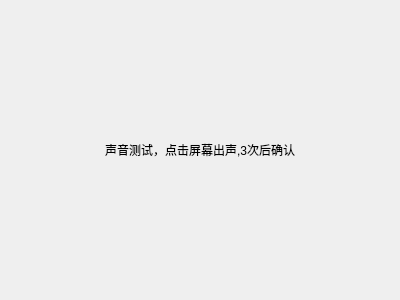
<?xml version="1.0" encoding="UTF-8"?>
<ui version="4.0">
 <class>TestSoundPage</class>
 <widget class="QWidget" name="TestSoundPage">
  <property name="geometry">
   <rect>
    <x>0</x>
    <y>0</y>
    <width>400</width>
    <height>300</height>
   </rect>
  </property>
  <property name="windowTitle">
   <string>Form</string>
  </property>
  <layout class="QVBoxLayout" name="verticalLayout">
   <property name="spacing">
    <number>0</number>
   </property>
   <property name="margin">
    <number>0</number>
   </property>
   <item>
    <widget class="QPushButton" name="soundButton">
     <property name="sizePolicy">
      <sizepolicy hsizetype="Expanding" vsizetype="Expanding">
       <horstretch>0</horstretch>
       <verstretch>0</verstretch>
      </sizepolicy>
     </property>
     <property name="palette">
      <palette>
       <active>
        <colorrole role="Button">
         <brush brushstyle="SolidPattern">
          <color alpha="255">
           <red>255</red>
           <green>255</green>
           <blue>255</blue>
          </color>
         </brush>
        </colorrole>
        <colorrole role="Shadow">
         <brush brushstyle="SolidPattern">
          <color alpha="255">
           <red>255</red>
           <green>255</green>
           <blue>255</blue>
          </color>
         </brush>
        </colorrole>
        <colorrole role="Highlight">
         <brush brushstyle="SolidPattern">
          <color alpha="255">
           <red>255</red>
           <green>255</green>
           <blue>255</blue>
          </color>
         </brush>
        </colorrole>
       </active>
       <inactive>
        <colorrole role="Button">
         <brush brushstyle="SolidPattern">
          <color alpha="255">
           <red>255</red>
           <green>255</green>
           <blue>255</blue>
          </color>
         </brush>
        </colorrole>
        <colorrole role="Shadow">
         <brush brushstyle="SolidPattern">
          <color alpha="255">
           <red>255</red>
           <green>255</green>
           <blue>255</blue>
          </color>
         </brush>
        </colorrole>
        <colorrole role="Highlight">
         <brush brushstyle="SolidPattern">
          <color alpha="255">
           <red>255</red>
           <green>255</green>
           <blue>255</blue>
          </color>
         </brush>
        </colorrole>
       </inactive>
       <disabled>
        <colorrole role="Button">
         <brush brushstyle="SolidPattern">
          <color alpha="255">
           <red>255</red>
           <green>255</green>
           <blue>255</blue>
          </color>
         </brush>
        </colorrole>
        <colorrole role="Shadow">
         <brush brushstyle="SolidPattern">
          <color alpha="255">
           <red>255</red>
           <green>255</green>
           <blue>255</blue>
          </color>
         </brush>
        </colorrole>
        <colorrole role="Highlight">
         <brush brushstyle="SolidPattern">
          <color alpha="255">
           <red>217</red>
           <green>217</green>
           <blue>217</blue>
          </color>
         </brush>
        </colorrole>
       </disabled>
      </palette>
     </property>
     <property name="styleSheet">
      <string notr="true">:pressed{
background-color: rgb(255, 255, 255);
}</string>
     </property>
     <property name="text">
      <string>声音测试，点击屏幕出声,3次后确认</string>
     </property>
     <property name="flat">
      <bool>true</bool>
     </property>
    </widget>
   </item>
  </layout>
 </widget>
 <resources/>
 <connections/>
</ui>
